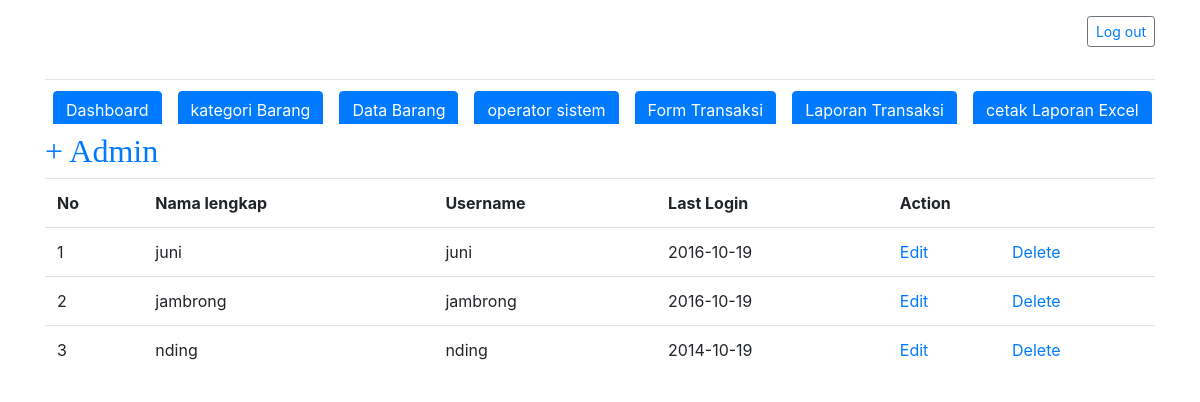
Page /index.php/operator on the committed database.
### tables this page shows
CREATE TABLE `operator` (
  `operator_id` int(11) NOT NULL,
  `nama_lengkap` varchar(100) NOT NULL,
  `username` varchar(100) NOT NULL,
  `password` varchar(100) NOT NULL,
  `last_login` date NOT NULL
);

### application/controllers/Operator.php (called while the page is built, shortened)
<?php
class Operator extends CI_Controller
{
    public function __construct()
    {
        $this->load->model('Operator_model');
    }
    public function index()
    {
        $data['title'] = 'operator';
        $data['operator'] = $this->Operator_model->tampil_data()->result_array();
        $this->load->view('templates/header', $data);
        $this->load->view('operator/lihat_data', $data);
    }
}

### index.php (called while the page is built, shortened)
<?php
require_once BASEPATH.'core/CodeIgniter.php';

### application/models/Operator_model.php (called while the page is built, shortened)
<?php
class Operator_model extends CI_Model
{
    public function tampil_data()
    {
        return $this->db->get('operator');
    }
}

### application/views/operator/lihat_data.php (the view)
<h2><?= anchor('operator/post', '+ Admin') ?></h2>
<table class="table">
    <tr>
        <th>No</th>
        <th>Nama lengkap</th>
        <th>Username</th>
        <th>Last Login</th>
        <th colspan="2">Action</th>
    </tr>
    <?php $no = 1 ?>
    <?php foreach ($operator as $op) : ?>
        <tr>
            <td><?= $no; ?></td>
            <td> <?= $op['nama_lengkap']; ?> </td>
            <td> <?= $op['username']; ?> </td>
            <td> <?= $op['last_login']; ?> </td>
            <td><?= anchor('operator/edit/' . $op['operator_id'], 'Edit') ?></td>
            <td><?= anchor('operator/delete/' . $op['operator_id'], 'Delete') ?></td>
        </tr>
        <?php $no++; ?>
    <?php endforeach; ?>
</table>

### assets/css/blog.css (style rules this page uses)
h1, h2, h3, h4, h5, h6 { font-family: "Playfair Display", Georgia, "Times New Roman", serif; }

### rows in the picture
operator: nama_lengkap "juni", username "juni", last_login "2016-10-19", operator_id "Edit", operator_id "Delete"
operator: nama_lengkap "jambrong", username "jambrong", last_login "2016-10-19", operator_id "Edit", operator_id "Delete"
operator: nama_lengkap "nding", username "nding", last_login "2014-10-19", operator_id "Edit", operator_id "Delete"

### other values in the picture
anchor('', 'Log out') "Log out"
anchor('Dashboard', 'Dashboard', 'class="btn btn-primary"') "Dashboard"
anchor('kategori', 'kategori Barang', 'class="btn btn-primary"') "kategori Barang"
anchor('barang', 'Data Barang', 'class="btn btn-primary"') "Data Barang"
anchor('operator', 'operator sistem', 'class="btn btn-primary"') "operator sistem"
anchor('transaksi', 'Form Transaksi', 'class="btn btn-primary"') "Form Transaksi"
anchor('operator/post', '+ Admin') "+ Admin"
